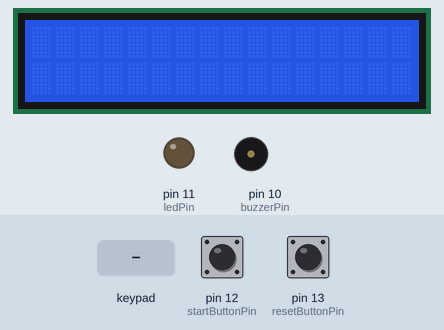
Recording of a sketch running on a simulated Arduino Uno, built with avr-gcc and run on an emulated ATmega328P. On the bench: 16×2 character LCD, output pins drawn as LEDs (lit = HIGH), buzzer (waves = sounding, pin HIGH). Inputs (shaded band) come from the test bench; at power-on: pin 13 (resetButtonPin) HIGH, pin 12 (startButtonPin) HIGH.

Above: at 1.2 s.
1.3 s: key '#' pressed
At 1.7 s:
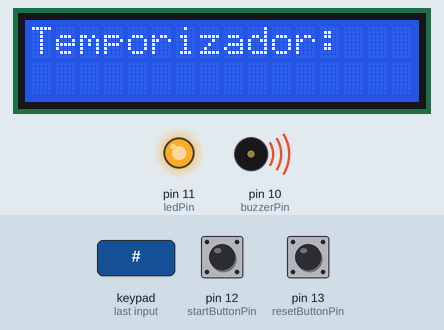
4.3 s: pin 13 (resetButtonPin) pulled LOW for 3.2 s
At 5.1 s:
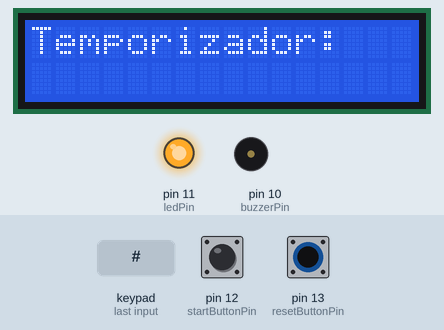
9.0 s: keypad keys 5 4 3 2 pressed 0.4 s apart
At 11.0 s:
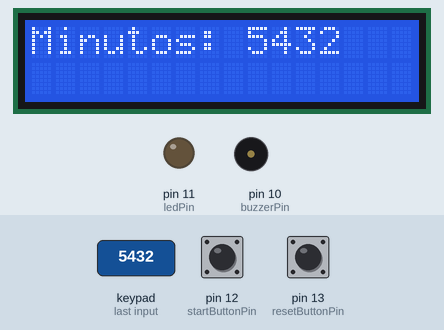
12.1 s: pin 12 (startButtonPin) pulled LOW for 0.15 s
At 13.9 s:
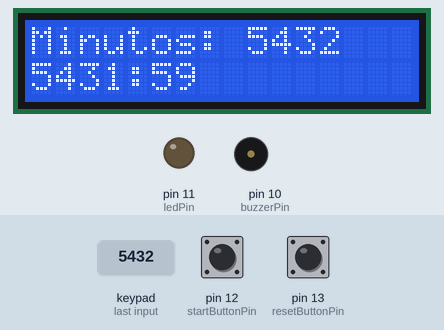
15.2 s: key '#' pressed
At 16.4 s:
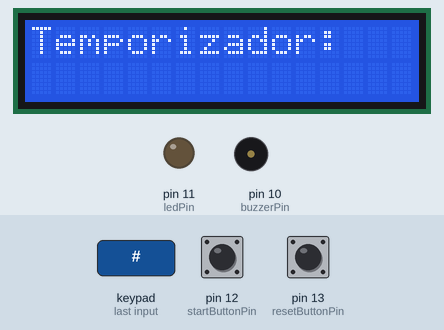
18.2 s: keypad keys 5 4 3 2 # pressed 0.4 s apart
At 19.9 s:
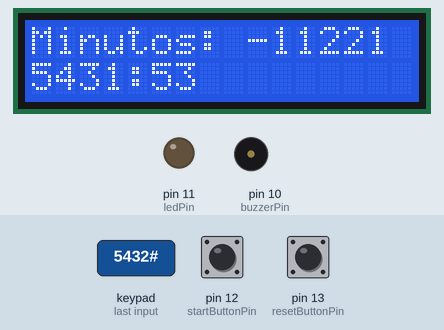
Timing chart, 0 to 21.4 s (numbered marks = the images above; inputs shaded):
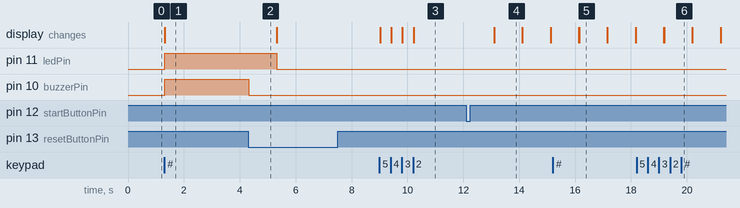

The sketch:

temporizadorGaltro.ino
```cpp
#include <Wire.h>
#include <LiquidCrystal_I2C.h>
#include <Keypad.h>

const byte filas = 4; // Número de filas del teclado
const byte columnas = 4; // Número de columnas del teclado
char teclas[filas][columnas] = {
  {'1','2','A','3'},
  {'4','5','B','6'},
  {'7','8','C','9'},
  {'*','0','D','#'}
};

byte pinesFilas[columnas] = {5, 4, 3, 2}; // Conecta las filas del teclado a los pines 5, 4, 3 y 2 del Arduino
byte pinesColumnas[filas] = {9, 8, 7, 6}; // Conecta las columnas del teclado a los pines 9, 8, 7 y 6 del Arduino

Keypad teclado = Keypad(makeKeymap(teclas), pinesFilas, pinesColumnas, filas, columnas);

LiquidCrystal_I2C lcd(0x27, 16, 2); // Dirección I2C de la pantalla LCD, 16 columnas y 2 filas

const int buzzerPin = 10;
const int ledPin = 11;
const int startButtonPin = 12;
const int resetButtonPin = 13;

int minutos = 0;
int segundos = 0;
bool temporizadorActivo = false;

void setup() {
  lcd.init();
  lcd.backlight();

  pinMode(buzzerPin, OUTPUT);
  pinMode(ledPin, OUTPUT);
  pinMode(startButtonPin, INPUT_PULLUP);
  pinMode(resetButtonPin, INPUT_PULLUP);
  digitalWrite(ledPin, LOW);
  digitalWrite(buzzerPin, LOW);
}

void loop() {
  char tecla = teclado.getKey();

  if (tecla) {
    if (tecla >= '0' && tecla <= '9') {
      minutos = minutos * 10 + (tecla - '0');
      lcd.setCursor(0, 0);
      lcd.print("Minutos: ");
      lcd.print(minutos);
    } else if (tecla == '*') {
      minutos = 0;
      segundos = 0;
      temporizadorActivo = false;
      digitalWrite(ledPin, LOW);
      digitalWrite(buzzerPin, LOW);
      lcd.clear();
    } else if (tecla == '#') {
      temporizadorActivo = true;
      lcd.clear();
      lcd.setCursor(0, 0);
      lcd.print("Temporizador:");
    }
  }

  if (digitalRead(startButtonPin) == LOW) {
    temporizadorActivo = true;
  }

  if (digitalRead(resetButtonPin) == LOW) {
    minutos = 0;
    segundos = 0;
    temporizadorActivo = false;
    digitalWrite(ledPin, LOW);
    digitalWrite(buzzerPin, LOW);
    lcd.clear();
  }

  if (temporizadorActivo) {
    if (segundos == 0 && minutos == 0) {
      digitalWrite(ledPin, HIGH);
      digitalWrite(buzzerPin, HIGH);
      delay(3000);
      digitalWrite(buzzerPin, LOW);
      delay(1000);
    } else {
      delay(1000);
      if (segundos == 0) {
        minutos--;
        segundos = 59;
      } else {
        segundos--;
      }
      lcd.setCursor(0, 1);
      lcd.print(minutos);
      lcd.print(":");
      if (segundos < 10) {
        lcd.print("0");
      }
      lcd.print(segundos);
    }
  }
}
```

Measured:
- after the input at 1.3 s, pin 11 (ledPin), pin 10 (buzzerPin): LOW → HIGH at once; the display: changes at once (image 1)
- after the input at 4.3 s, pin 11 (ledPin): HIGH → LOW after 1.0 s; pin 10 (buzzerPin): goes on until 4.3 s, then stays LOW
- after the input at 9.0 s, the display: first changes at once (image 3 shows a later state)
- after the input at 12.1 s, the display: changes after 1.0 s (image 4)
- after the input at 15.2 s, the display: first differs from a run without the input after 0.95 s (image 5)
- after the input at 18.2 s, the display: first differs from a run without the input after 0.99 s (image 6)
- what the display in image 5 shows lasts 1.1 s, from 16.1 s to 17.2 s
